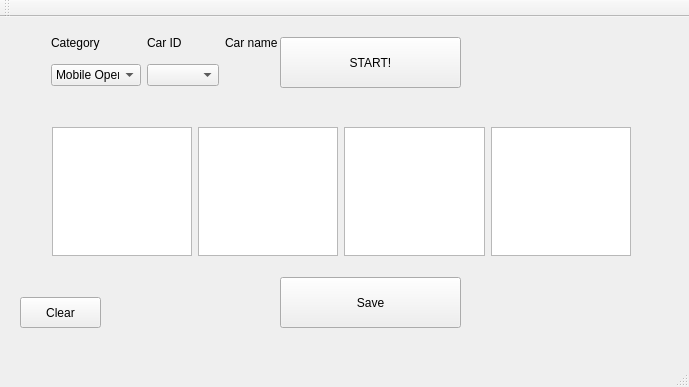
<?xml version="1.0" encoding="UTF-8"?>
<ui version="4.0">
 <class>WindowRace</class>
 <widget class="QMainWindow" name="WindowRace">
  <property name="geometry">
   <rect>
    <x>0</x>
    <y>0</y>
    <width>689</width>
    <height>387</height>
   </rect>
  </property>
  <property name="windowTitle">
   <string>WindowRace</string>
  </property>
  <widget class="QWidget" name="centralWidget">
   <widget class="QPushButton" name="buttonStart">
    <property name="geometry">
     <rect>
      <x>280</x>
      <y>20</y>
      <width>181</width>
      <height>51</height>
     </rect>
    </property>
    <property name="text">
     <string>START!</string>
    </property>
   </widget>
   <widget class="QPushButton" name="buttonClear">
    <property name="geometry">
     <rect>
      <x>20</x>
      <y>280</y>
      <width>81</width>
      <height>31</height>
     </rect>
    </property>
    <property name="text">
     <string>Clear</string>
    </property>
   </widget>
   <widget class="QPushButton" name="buttonSave">
    <property name="geometry">
     <rect>
      <x>280</x>
      <y>260</y>
      <width>181</width>
      <height>51</height>
     </rect>
    </property>
    <property name="text">
     <string>Save</string>
    </property>
   </widget>
   <widget class="QWidget" name="gridLayoutWidget">
    <property name="geometry">
     <rect>
      <x>40</x>
      <y>0</y>
      <width>249</width>
      <height>80</height>
     </rect>
    </property>
    <layout class="QGridLayout" name="gridLayout">
     <item row="1" column="0">
      <widget class="QComboBox" name="comboBoxCategory">
       <item>
        <property name="text">
         <string>Mobile Open</string>
        </property>
       </item>
       <item>
        <property name="text">
         <string>RoboDrift</string>
        </property>
       </item>
       <item>
        <property name="text">
         <string>RC</string>
        </property>
       </item>
      </widget>
     </item>
     <item row="0" column="0">
      <widget class="QLabel" name="label">
       <property name="text">
        <string>Category</string>
       </property>
      </widget>
     </item>
     <item row="0" column="1">
      <widget class="QLabel" name="label_2">
       <property name="text">
        <string>Car ID</string>
       </property>
      </widget>
     </item>
     <item row="0" column="2">
      <widget class="QLabel" name="label_3">
       <property name="text">
        <string>Car name</string>
       </property>
      </widget>
     </item>
     <item row="1" column="1">
      <widget class="QComboBox" name="comboBoxID"/>
     </item>
    </layout>
   </widget>
   <widget class="QWidget" name="horizontalLayoutWidget">
    <property name="geometry">
     <rect>
      <x>41</x>
      <y>99</y>
      <width>601</width>
      <height>151</height>
     </rect>
    </property>
    <layout class="QHBoxLayout" name="horizontalLayout">
     <item>
      <widget class="QTextBrowser" name="textBest"/>
     </item>
     <item>
      <widget class="QTextBrowser" name="textCurrent"/>
     </item>
     <item>
      <widget class="QTextBrowser" name="textDifference"/>
     </item>
     <item>
      <widget class="QTextBrowser" name="textWhichBetter"/>
     </item>
    </layout>
   </widget>
  </widget>
  <widget class="QMenuBar" name="menuBar">
   <property name="geometry">
    <rect>
     <x>0</x>
     <y>0</y>
     <width>689</width>
     <height>25</height>
    </rect>
   </property>
  </widget>
  <widget class="QToolBar" name="mainToolBar">
   <attribute name="toolBarArea">
    <enum>TopToolBarArea</enum>
   </attribute>
   <attribute name="toolBarBreak">
    <bool>false</bool>
   </attribute>
  </widget>
  <widget class="QStatusBar" name="statusBar"/>
 </widget>
 <layoutdefault spacing="6" margin="11"/>
 <resources/>
 <connections/>
</ui>
